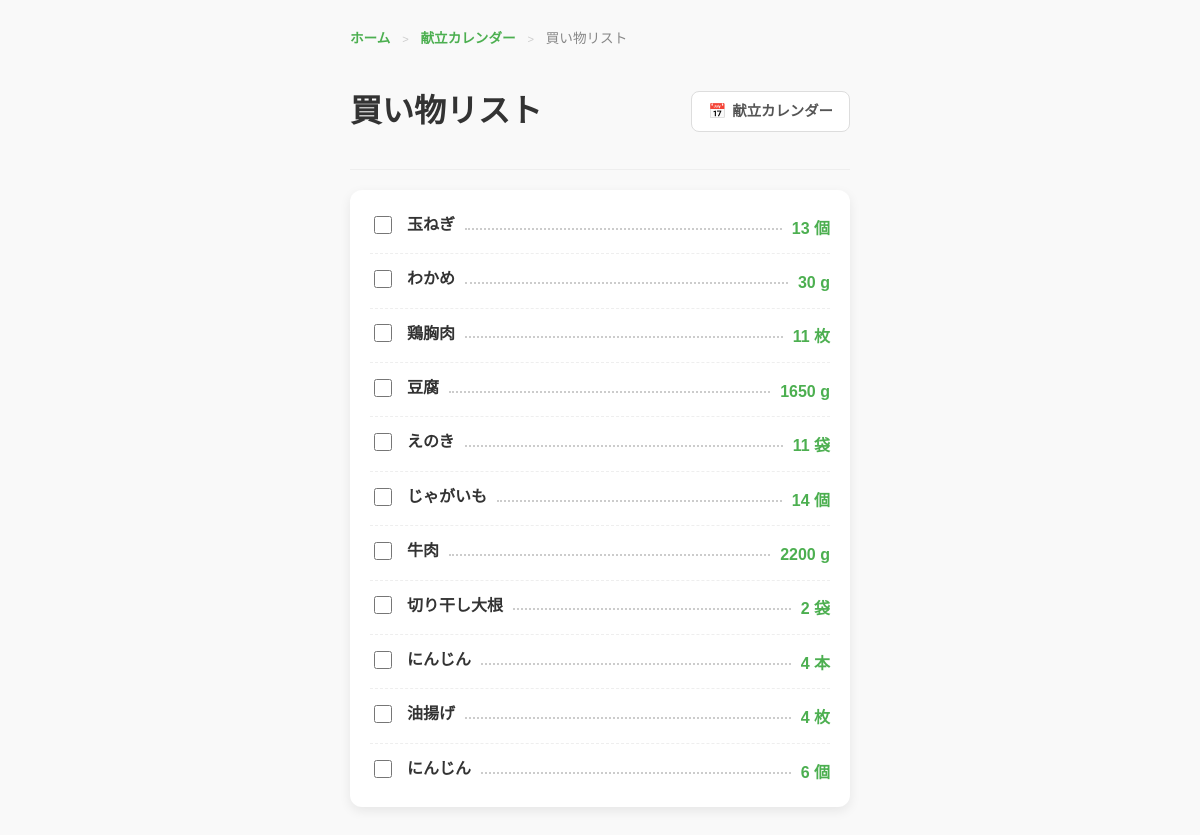
The app's page /shopping_list with its own data.
### app/models.py (models this page shows)
class Ingredient(db.Model): #材料テーブル
    __tablename__ = "ingredients"
    id = db.Column(db.Integer, primary_key=True) #主キー
    name = db.Column(db.String(100), nullable=False) #材料(必須）
    recipe_ingredients = db.relationship(
        "RecipeIngredient",
        backref="ingredient",
        cascade="all, delete-orphan"
        )

### app/routes.py (the view)
    @app.route("/shopping_list")
    def show_shopping_list():
        menu = Menu.query.first()
        ingredient_map = {}
        if menu:
            for item in menu.menu_items:
                recipe = item.recipe
                for ri in recipe.recipe_ingredients:
                    name = ri.ingredient.name
                    qty = ri.quantity
                    unit = ri.unit
                    key = f"{name}_{unit}"
                    if key not in ingredient_map:
                        ingredient_map[key] = {
                            "name": name,
                            "quantity":0,
                            "unit": unit
                        }
                    ingredient_map[key]["quantity"] += qty
        return render_template("shopping_list.html", ingredients=ingredient_map.values())

### app/templates/shopping_list.html (shortened to what this page needs)
<!DOCTYPE html>
<html>
<head>
    <link rel="stylesheet" href="{{ url_for('static', filename='css/style.css') }}">
</head>
<body>
    <div class="container shopping-page">
        <nav class="breadcrumb">
            <a href="/">ホーム</a> <span>&gt;</span> <a href="/menu">献立カレンダー</a> <span>&gt;</span> 買い物リスト
        </nav>
    <header class="menu-header">
        <h1>買い物リスト</h1>
        <nav class="menu-nav">
            <a href="/menu" class="nav-item secondary">
                <span class="icon">📅</span> 献立カレンダー
            </a>
        </nav>
    </header>
    <div class="shopping-card">
    <div class="shopping-list-container">
        {% for ing in ingredients %}
        <div class="shopping-item">
            <label class="check-item">
                <input type="checkbox">
                <span class="ing-name">{{ ing.name }}</span>
            </label>
            <span class="spacer-dots"></span> <span class="ing-amount">
                {{ ing.quantity if ing.quantity % 1 != 0 else ing.quantity | int }} {{ ing.unit }}
            </span>
        </div>
        {% endfor %}
    </div>
</div>
</body>
</html>

### app/static/css/style.css (style rules this page uses)
body { padding: 20px; background-color: #f9f9f9; font-family: sans-serif; color: #333; line-height: 1.6; }
.container { max-width: 800px; margin: auto; }
.breadcrumb { margin-bottom: 15px; font-size: 0.85rem; color: #888; }
.breadcrumb a { color: #4CAF50; text-decoration: none; font-weight: bold; }
.breadcrumb span { margin: 0 8px; color: #ccc; font-size: 0.7rem; }
.nav-item { padding: 8px 16px; border-radius: 8px; font-size: 0.9rem; font-weight: bold; display: inline-flex; align-items: center; gap: 6px; text-decoration: none; border: 1px solid #ddd; width: auto; white-space: nowrap; flex-shrink: 0; }
.menu-header { display: flex; justify-content: space-between; align-items: center; margin-bottom: 20px; padding-bottom: 10px; border-bottom: 1px solid #eee; }
.menu-nav { display: flex; gap: 12px; align-items: center; flex-shrink: 0; }
.shopping-page { max-width: 500px; margin: auto; }
.shopping-card { background: white; border-radius: 12px; box-shadow: 0 4px 12px rgba(0,0,0,0.08); margin-top: 20px; padding: 10px 20px; }
.shopping-item, .ingredient-item { display: flex; align-items: baseline; padding: 12px 0; border-bottom: 1px dashed #eee; }
.shopping-item:last-child, .ingredient-item:last-child { border-bottom: none; }
.check-item { display: flex; align-items: center; gap: 12px; cursor: pointer; }
.check-item input[type="checkbox"] { width: 18px; height: 18px; accent-color: #4CAF50; }
.ing-name { font-weight: bold; }
.spacer-dots { flex-grow: 1; margin: 0 10px; border-bottom: 2px dotted #ccc; height: 1em; position: relative; top: -4px; }
.ing-amount { color: #4CAF50; font-weight: bold; white-space: nowrap; }
.nav-item.secondary { background: #fff; color: #555; }

### records on screen
Ingredient: name "玉ねぎ", quantity "13", unit "個"
Ingredient: name "わかめ", quantity "30", unit "g"
Ingredient: name "鶏胸肉", quantity "11", unit "枚"
Ingredient: name "豆腐", quantity "1650", unit "g"
Ingredient: name "えのき", quantity "11", unit "袋"
Ingredient: name "じゃがいも", quantity "14", unit "個"
Ingredient: name "牛肉", quantity "2200", unit "g"
Ingredient: name "切り干し大根", quantity "2", unit "袋"
Ingredient: name "にんじん", quantity "4", unit "本", quantity "6", unit "個"
Ingredient: name "油揚げ", quantity "4", unit "枚"
